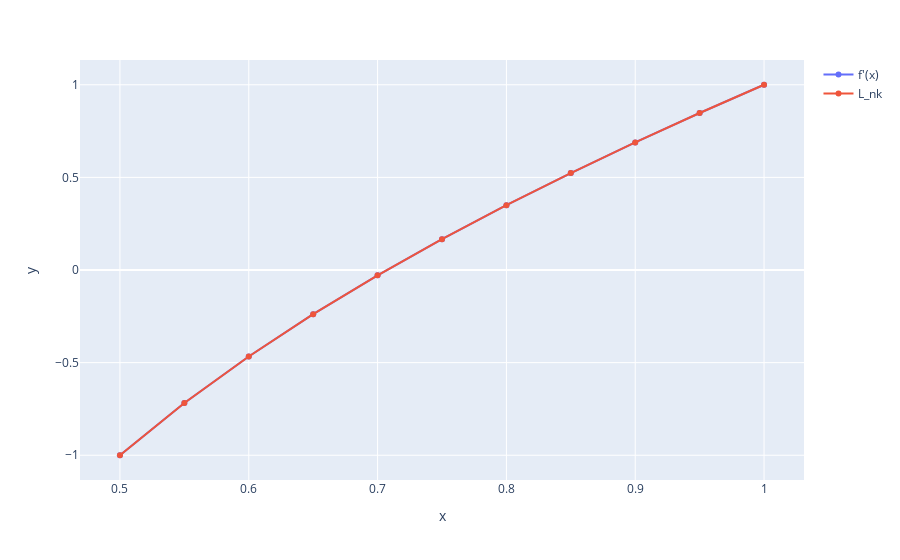

The code cell stored with this chart in its notebook:
### Code cell
figure = px.line(x=x_points, y=[float(sympy.diff(f, x, k).subs(x, c)) for c in x_points], markers=True)
figure.update_traces(name="f'(x)", showlegend=True)

figure.add_scatter(x=x_points, y=[float(L_nk.subs(x, c)) for c in x_points], name="L_nk")
figure.show()

### Figure 1 — Plotly figure (JSON) as saved in the notebook; plotly's stock layout.template omitted (floating-point values rounded to 4 significant figures)
{"data": [{"hovertemplate": "x=%{x}<br>y=%{y}<extra></extra>", "legendgroup": "", "line": {"color": "#636efa", "dash": "solid"}, "marker": {"symbol": "circle"}, "mode": "lines+markers", "name": "f'(x)", "orientation": "v", "showlegend": true, "type": "scatter", "x": [0.5, 0.55, 0.6, 0.65, 0.7, 0.75, 0.8, 0.85, 0.9, 0.95, 1.0], "xaxis": "x", "y": [-1.0, -0.7182, -0.4667, -0.2385, -0.02857, 0.1667, 0.35, 0.5235, 0.6889, 0.8474, 1.0], "yaxis": "y"}, {"name": "L_nk", "type": "scatter", "x": [0.5, 0.55, 0.6, 0.65, 0.7, 0.75, 0.8, 0.85, 0.9, 0.95, 1], "y": [-1.0, -0.7182, -0.4667, -0.2385, -0.02857, 0.1667, 0.35, 0.5235, 0.6889, 0.8474, 1.0]}], "layout": {"legend": {"tracegroupgap": 0}, "margin": {"t": 60}, "xaxis": {"anchor": "y", "domain": [0, 1], "title": {"text": "x"}}, "yaxis": {"anchor": "x", "domain": [0, 1], "title": {"text": "y"}}}}
